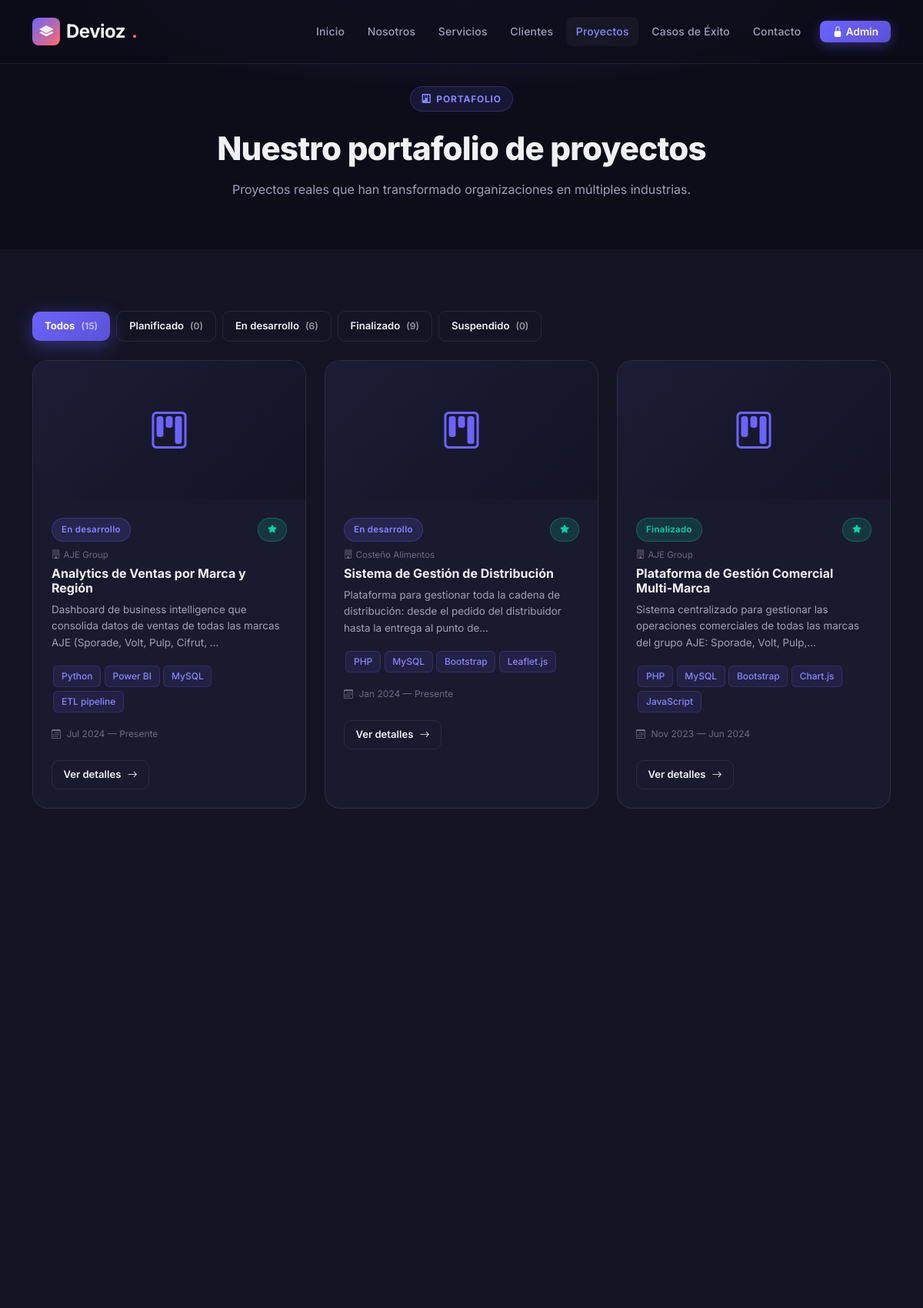
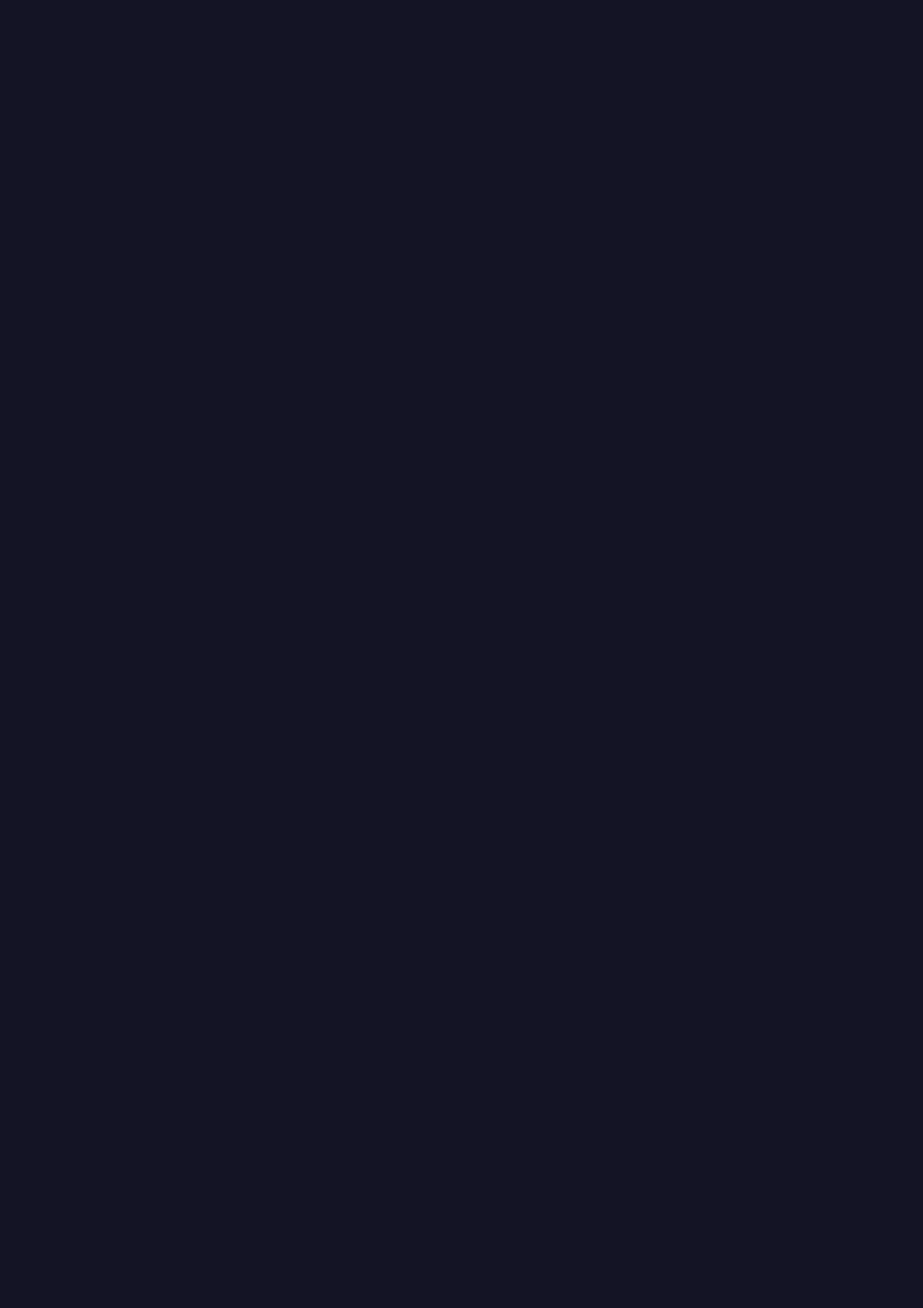
/proyectos.php (upper part), run on the app's committed database (2 pictures, top to bottom).
### tables this page shows
CREATE TABLE IF NOT EXISTS proyectos (
    id_proyecto  INT UNSIGNED AUTO_INCREMENT PRIMARY KEY,
    id_cliente   INT UNSIGNED NOT NULL,
    nombre       VARCHAR(150) NOT NULL,
    descripcion  TEXT,
    tecnologias  VARCHAR(255),
    problema     TEXT,
    solucion     TEXT,
    resultado    TEXT,
    fecha_inicio DATE,
    fecha_fin    DATE,
    estado       ENUM('Planificado','En desarrollo','Finalizado','Suspendido') NOT NULL DEFAULT 'Planificado',
    imagen       VARCHAR(255),
    destacado    TINYINT(1) NOT NULL DEFAULT 0,
    created_at   TIMESTAMP DEFAULT CURRENT_TIMESTAMP,
    CONSTRAINT fk_proyecto_cliente FOREIGN KEY (id_cliente) REFERENCES clientes(id_cliente) ON DELETE CASCADE ON UPDATE CASCADE
);

CREATE TABLE IF NOT EXISTS clientes (
    id_cliente           INT UNSIGNED AUTO_INCREMENT PRIMARY KEY,
    nombre               VARCHAR(120) NOT NULL,
    razon_social         VARCHAR(150),
    descripcion          TEXT,
    sector               VARCHAR(80),
    logo                 VARCHAR(255),
    web                  VARCHAR(255),
    anio_inicio_relacion YEAR,
    estado               TINYINT(1) NOT NULL DEFAULT 1,
    destacado            TINYINT(1) NOT NULL DEFAULT 0,
    fecha_registro       DATE NOT NULL
);

### proyectos.php (the view, shortened to what this page needs)
<?php
$db = getDB();
$estadoFiltro = trim($_GET['estado'] ?? '');
$estados = ['Planificado', 'En desarrollo', 'Finalizado', 'Suspendido'];
$sql    = "SELECT p.*, c.nombre AS cliente_nombre FROM proyectos p INNER JOIN clientes c ON c.id_cliente = p.id_cliente";
$params = [];
$sql .= " ORDER BY p.destacado DESC, p.fecha_inicio DESC";
$stmt = $db->prepare($sql);
$stmt->execute($params);
$proyectos = $stmt->fetchAll();
$conteos = $db->query("SELECT estado, COUNT(*) AS total FROM proyectos GROUP BY estado")->fetchAll(PDO::FETCH_KEY_PAIR);
include 'includes/header.php';
include 'includes/navbar.php';
?>
<section class="detail-hero">
    <div class="container text-center">
        <span class="section-badge"><i class="bi bi-kanban-fill"></i> Portafolio</span>
        <h1 class="section-title mt-2">Nuestro portafolio de proyectos</h1>
        <p class="section-subtitle mx-auto mt-3">Proyectos reales que han transformado organizaciones en múltiples industrias.</p>
    </div>
</section>
<section class="bg-dark-2">
    <div class="container">
        <div class="d-flex gap-2 flex-wrap mb-4 align-items-center">
            <a href="proyectos.php"
               class="<?= !$estadoFiltro ? 'btn-primary-custom' : 'btn-outline-custom' ?>"
               style="font-size:.82rem;padding:.5rem 1rem"
               data-filter-estado="">
                Todos
                <span style="opacity:.6;font-size:.75rem">(<?= array_sum($conteos) ?>)</span>
            </a>
            <?php
            foreach ($estados as $e): ?>
            <a href="proyectos.php?estado=<?= urlencode($e) ?>"
               class="<?= ($estadoFiltro === $e) ? 'btn-primary-custom' : 'btn-outline-custom' ?>"
               style="font-size:.82rem;padding:.5rem 1rem">
                <?= htmlspecialchars($e) ?>
                <span style="opacity:.6;font-size:.75rem">(<?= $conteos[$e] ?? 0 ?>)</span>
            </a>
            <?php endforeach; ?>
        </div>
        <?php if (empty($proyectos)): ?>
        <div class="text-center py-5" style="color:var(--text-muted)">
            <i class="bi bi-inbox" style="font-size:3rem;opacity:.3"></i>
            <p class="mt-3">No hay proyectos con ese filtro.</p>
            <a href="proyectos.php" class="btn-outline-custom mt-2" style="font-size:.85rem;padding:.5rem 1.2rem">Ver todos</a>
        </div>
        <?php else: ?>
        <div class="row g-4">
            <?php foreach ($proyectos as $p):
                $estadoClass = match($p['estado']) {
                    'Finalizado'    => 'badge-finalizado',
                    'En desarrollo' => 'badge-en-desarrollo',
                    'Planificado'   => 'badge-planificado',
                    'Suspendido'    => 'badge-suspendido',
                    default         => 'badge-planificado'
                };
            ?>
            <div class="col-md-6 col-lg-4 animate-on-scroll">
                <div class="project-card">
                    <div class="project-card-img">
                        <?php if ($p['imagen'] && file_exists('uploads/proyectos/' . $p['imagen'])): ?>
                            <img src="uploads/proyectos/<?= htmlspecialchars($p['imagen']) ?>" alt="<?= htmlspecialchars($p['nombre']) ?>">
                        <?php else: ?>
                            <i class="bi bi-kanban"></i>
                        <?php endif; ?>
                    </div>
                    <div class="project-card-body">
                        <div class="d-flex align-items-center justify-content-between mb-2 flex-wrap gap-1">
                            <span class="badge-estado <?= $estadoClass ?>"><?= htmlspecialchars($p['estado']) ?></span>
                            <?php if ($p['destacado']): ?>
                            <span class="badge-estado badge-finalizado"><i class="bi bi-star-fill"></i></span>
                            <?php endif; ?>
                        </div>
                        <p style="font-size:.72rem;color:var(--text-muted);margin-bottom:.3rem">
                            <i class="bi bi-building me-1"></i><?= htmlspecialchars($p['cliente_nombre']) ?>
                        </p>
                        <h2 style="font-size:1rem;font-weight:700;margin-bottom:.5rem"><?= htmlspecialchars($p['nombre']) ?></h2>
                        <p style="font-size:.84rem;color:var(--text-secondary);line-height:1.6">
                            <?= htmlspecialchars(mb_strimwidth($p['descripcion'], 0, 120, '…')) ?>
                        </p>
                        <?php if ($p['tecnologias']): ?>
                        <div class="mt-2 mb-3" data-tech-tags="<?= htmlspecialchars($p['tecnologias']) ?>"></div>
                        <?php endif; ?>
                        <?php if ($p['fecha_inicio']): ?>
                        <p style="font-size:.75rem;color:var(--text-muted)">
                            <i class="bi bi-calendar3 me-1"></i>
                            <?= date('M Y', strtotime($p['fecha_inicio'])) ?>
                            <?= $p['fecha_fin'] ? ' — ' . date('M Y', strtotime($p['fecha_fin'])) : ' — Presente' ?>
                        </p>
                        <?php endif; ?>
                        <a href="proyecto.php?id=<?= $p['id_proyecto'] ?>" class="btn-outline-custom mt-2" style="font-size:.82rem;padding:.45rem .9rem">
                            Ver detalles <i class="bi bi-arrow-right"></i>
                        </a>
                    </div>
                </div>
            </div>
            <?php endforeach; ?>
        </div>
        <?php endif; ?>
    </div>
</section>
<?php include 'includes/footer.php'; ?>

### assets/css/style.css (style rules this page uses)
:root { --primary: #6C63FF; --primary-dark: #5A52D5; --primary-light: #8B85FF; --accent: #FF6B6B; --accent-dark: #E05555; --dark: #0D0D1A; --dark-2: #141425; --dark-3: #1C1C35; --dark-card: #1A1A2E; --text-primary: #F0F0F5; --text-secondary:#A0A0B8; --text-muted: #6B6B85; --border: rgba(108, 99, 255, 0.2); --glass: rgba(255, 255, 255, 0.04); --glass-border: rgba(255, 255, 255, 0.08); --success: #00D4AA; --warning: #FFB020; --danger: #FF4D6A; --font: 'Inter', sans-serif; --radius: 12px; --radius-lg: 20px; --shadow: 0 8px 32px rgba(0, 0, 0, 0.3); --shadow-lg: 0 20px 60px rgba(0, 0, 0, 0.4); --transition: all 0.3s cubic-bezier(0.4, 0, 0.2, 1); }
*, *::before, *::after { box-sizing: border-box; margin: 0; padding: 0; }
html { scroll-behavior: smooth; }
body { font-family: var(--font); background: var(--dark); color: var(--text-primary); line-height: 1.65; overflow-x: hidden; }
.btn-primary-custom { background: linear-gradient(135deg, var(--primary), var(--primary-dark)); color: #fff; border: none; padding: 0.85rem 2rem; border-radius: 10px; font-weight: 700; font-size: 0.95rem; transition: var(--transition); box-shadow: 0 6px 24px rgba(108, 99, 255, 0.4); text-decoration: none; display: inline-flex; align-items: center; gap: 0.5rem; }
.btn-outline-custom { background: transparent; color: var(--text-primary); border: 1.5px solid var(--glass-border); padding: 0.85rem 2rem; border-radius: 10px; font-weight: 600; font-size: 0.95rem; transition: var(--transition); text-decoration: none; display: inline-flex; align-items: center; gap: 0.5rem; }
section { padding: 5rem 0; }
.section-badge { display: inline-flex; align-items: center; gap: 0.4rem; background: rgba(108, 99, 255, 0.12); border: 1px solid rgba(108, 99, 255, 0.25); border-radius: 50px; padding: 0.35rem 0.9rem; font-size: 0.75rem; font-weight: 700; color: var(--primary-light); letter-spacing: 0.8px; text-transform: uppercase; margin-bottom: 1rem; }
.section-title { font-size: clamp(1.8rem, 3.5vw, 2.8rem); font-weight: 800; letter-spacing: -0.8px; line-height: 1.15; margin-bottom: 1rem; }
.section-subtitle { font-size: 1rem; color: var(--text-secondary); max-width: 600px; margin: 0 auto; line-height: 1.7; }
.project-card { background: var(--dark-card); border: 1px solid var(--glass-border); border-radius: var(--radius-lg); overflow: hidden; transition: var(--transition); height: 100%; }
.project-card-img { height: 180px; background: linear-gradient(135deg, var(--dark-3), var(--dark-2)); display: flex; align-items: center; justify-content: center; font-size: 3rem; color: var(--primary); overflow: hidden; }
.project-card-body { padding: 1.5rem; }
.badge-estado { font-size: 0.72rem; font-weight: 600; padding: 0.3rem 0.75rem; border-radius: 50px; letter-spacing: 0.3px; }
.badge-finalizado { background: rgba(0, 212, 170, 0.15); color: var(--success); border: 1px solid rgba(0, 212, 170, 0.3); }
.badge-en-desarrollo { background: rgba(108, 99, 255, 0.15); color: var(--primary-light); border: 1px solid rgba(108, 99, 255, 0.3); }
.detail-hero { padding: 7rem 0 4rem; background: radial-gradient(ellipse 60% 50% at 50% 0%, rgba(108, 99, 255, 0.18) 0%, transparent 70%), var(--dark); }
.bg-dark-2 { background: var(--dark-2); }
.fade-in-up { animation: fadeInUp 0.6s ease forwards; }

### data on the page
proyectos: estado "En desarrollo", destacado 1 (drawn), id_cliente.nombre "AJE Group", nombre "Analytics de Ventas por Marca y Región", descripcion "Dashboard de business intelligence que consolida datos de ventas de todas las marcas AJE (Sporade, Volt, Pulp, Cifrut, …", fecha_inicio "Jul 2024", shows "— Presente"
proyectos: estado "En desarrollo", destacado 1 (drawn), id_cliente.nombre "Costeño Alimentos", nombre "Sistema de Gestión de Distribución", descripcion "Plataforma para gestionar toda la cadena de distribución: desde el pedido del distribuidor hasta la entrega al punto de…", fecha_inicio "Jan 2024", shows "— Presente"
proyectos: estado "Finalizado", destacado 1 (drawn), id_cliente.nombre "AJE Group", nombre "Plataforma de Gestión Comercial Multi-Marca", descripcion "Sistema centralizado para gestionar las operaciones comerciales de todas las marcas del grupo AJE: Sporade, Volt, Pulp,…", fecha_inicio "Nov 2023", fecha_fin "Jun 2024"

### other printed values
$label "Inicio Nosotros Servicios Clientes Proyectos Casos de Éxito Contacto"
array_sum($conteos) "15"
$e "Planificado"
$conteos[$e] "0"
$e "En desarrollo"
$conteos[$e] "6"
$e "Finalizado"
$conteos[$e] "9"
$e "Suspendido"
